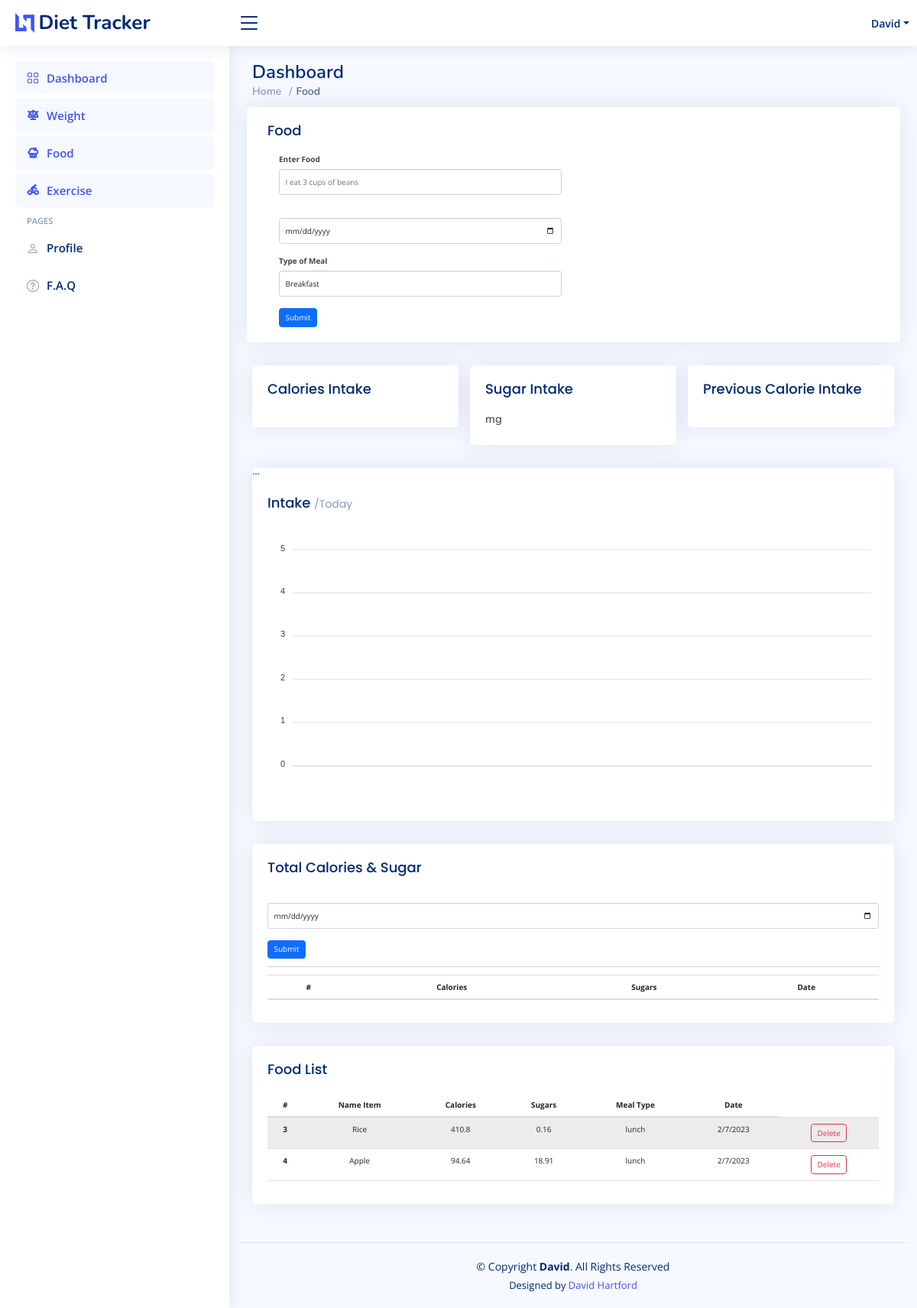
The page /food (signed in) on the database its author committed.
### main.py (models this page shows)
class Users(UserMixin, db.Model):
    __tablename__ = "users"
    id = db.Column(db.Integer, primary_key=True)
    username = db.Column(db.String, unique=True, nullable=False)
    email = db.Column(db.String, unique=True, nullable=False)
    password = db.Column(db.String, nullable=False)
    s_weight = db.Column(db.Float, nullable=False)
    height = db.Column(db.Integer, nullable=False)
    age = db.Column(db.Integer, nullable=False)
    gender = db.Column(db.String, nullable=False)
    weights = db.relationship("Weight", backref="users")

class Food(db.Model):
    __tablename__ = "food"
    id = db.Column(db.Integer, primary_key=True)
    item = db.Column(db.String(250), nullable=False)
    date = db.Column(db.String(250), nullable=False)
    sugar = db.Column(db.Integer, nullable=False, default=0)
    calories = db.Column(db.Integer, nullable=False, default=0)
    meal = db.Column(db.String(250), nullable=False)
    food_id = db.Column(db.Integer, db.ForeignKey("users.id"), nullable=False)

### main.py (the view, shortened to what this page needs)
@app.route('/food', methods=["GET", "POST"])
def food():
    form = FoodForm()
    intake_form = DateForm()
    user = Users.query.filter_by(id=current_user.id).first()
    if intake_form.submit1.data and intake_form.validate():
        get_calories()
    db_food = Food.query.filter_by(food_id=current_user.id).order_by(asc(Food.date)).all()
    db_intake = Intake.query.filter_by(users_id=current_user.id).order_by(asc(Intake.date)).all()
    all_calories = get_all_total_calories()
    all_sugar = get_all_total_sugar()
    all_dates = get_all_weight_dates(Intake)
    return render_template("food.html", form=form, intake_form=intake_form, current_user=current_user, db_food=db_food,
                           db_intake=db_intake, all_calories=all_calories, all_sugar=all_sugar, all_dates=all_dates)

### forms.py
class FoodForm(FlaskForm):
    food = StringField("Enter Food", validators=[DataRequired()], render_kw={"placeholder": "I eat 3 cups of beans"})
    date = DateField(' ', format='%Y-%m-%d', render_kw={"placeholder": date})
    meal = SelectField("Type of Meal", choices=["Breakfast", "Lunch", "Dinner", "Snack"], coerce=str,
                       option_widget=None, validate_choice=True)
    submit = SubmitField('Submit')

class DateForm(FlaskForm):
    date = DateField(' ', format='%Y-%m-%d', render_kw={"placeholder": date})
    submit1 = SubmitField('Submit')

### main.py (called while the page is built)
@login_manager.user_loader
def load_user(user_id):
    return Users.query.get(int(user_id))

def get_all_weight_dates(table):
    db_weight = table.query.filter_by(users_id=current_user.id).order_by(asc(table.date)).all()
    date_weights = []
    for i in db_weight:
        date_weights.append(i.date)
    return date_weights

def get_all_total_calories():
    db_intake = Intake.query.filter_by(users_id=current_user.id).order_by(asc(Intake.date)).all()
    all_calories = []
    for i in db_intake:
        all_calories.append(i.total_calories)
    return all_calories

def get_all_total_sugar():
    db_intake = Intake.query.filter_by(users_id=current_user.id).order_by(asc(Intake.date)).all()
    all_sugar = []
    for i in db_intake:
        all_sugar.append(i.total_sugar)
    return all_sugar

### templates/food.html (shortened to what this page needs)
{% extends 'bootstrap/base.html' %}
{% import "bootstrap/wtf.html" as wtf %}
{% block content %}
{% include "header.html" %}
<main id="main" class="main">
    <div class="pagetitle">
        <h1>Dashboard</h1>
        <nav>
            <ol class="breadcrumb">
                <li class="breadcrumb-item"><a href="{{url_for('home')}}">Home</a></li>
                <li class="breadcrumb-item active">Food</li>
            </ol>
        </nav>
    </div>
    <div class="col-xl-12">
        <div class="row justify-content-center">
            <div class="card">
                <div class="card-body">
                    <h5 class="card-title">Food</h5>
                    <div class="col-lg-6">
                    {{ wtf.quick_form(form, novalidate=True, button_map={"submit": "primary"}) }}
                    </div>
                </div>
            </div>
        </div>
    </div>
    <div class="col-xl-12">
        <div class="row justify-content-center">
            <div class="col-lg-4 col-md-4">
                <div class="card">
                    <div class="card-body">
                      <h5 class="card-title">Calories Intake</h5>
                    </div>
                </div>
            </div>
            <div class="col-lg-4 col-md-4">
            <div class="card">
                    <div class="card-body">
                        <h5 class="card-title">Sugar Intake</h5>
                        <h4>{{ all_sugar[-1] }} <span>mg</span> </h4>
                    </div>
                  </div>
            </div>
            <div class="col-lg-4 col-md-4">
                <div class="card">
                    <div class="card-body">
                      <h5 class="card-title">Previous Calorie Intake</h5>
                    </div>
                  </div>
            </div>
        </div>
    </div>
    <div class="row justify-content-center">
        <div class="col-xl-12">
            <div class="card">
                <div class="filter">
                                <a class="icon" href="#" data-bs-toggle="dropdown"><i class="bi bi-three-dots"></i></a>
                            </div>
                <div class="card-body">
                    <h5 class="card-title">Intake <span>/Today</span></h5>
                    <div id="intake_reportsChart" style="min-height: 365px;">
                    </div>
                </div>
            </div>
        </div>
    </div>
    <div class="card">
            <div class="card-body">
              <h5 class="card-title">Total Calories & Sugar</h5>
              <table class="table table-striped">
                {{ wtf.quick_form(intake_form, novalidate=True, button_map={"submit1": "primary"}) }}
                <hr>
                <thead>
                  <tr>
                    <th scope="col">#</th>
                    <th scope="col">Calories</th>
                    <th scope="col">Sugars</th>
                    <th scope="col">Date</th>
                  </tr>
                </thead>
              </table>
            </div>
          </div>
    <div class="card">
            <div class="card-body">
              <h5 class="card-title">Food List</h5>
              <table class="table table-striped">
                <thead>
                  <tr>
                    <th scope="col">#</th>
                    <th scope="col">Name Item</th>
                    <th scope="col">Calories</th>
                    <th scope="col">Sugars</th>
                    <th scope="col">Meal Type</th>
                    <th scope="col">Date</th>
                  </tr>
                </thead>
                <tbody>
                  {% for food in db_food %}
                      <tr>
                          <th scope="row">{{ food.id}}</th>
                          <td>{{ food.item }}</td>
                          <td>{{ food.calories }}</td>
                          <td>{{ food.sugar }}</td>
                          <td>{{ food.meal }}</td>
                          <td>{{ food.date }}</td>
                          <td><a href="/delete_food/{{ food.id }}" class="btn btn-outline-danger btm-sm">Delete</a></td>
                      </tr>
                    {% endfor %}
                </tbody>
              </table>
            </div>
          </div>
</main>
{% include "footer.html" %}
{% endblock %}

### templates/header.html (shortened to what this page needs)
<!DOCTYPE html>
<html lang="en">
{% import "bootstrap/wtf.html" as wtf %}
<head>
  <link href="static/vendor/bootstrap/css/bootstrap.min.css" rel="stylesheet">
  <link href="static/vendor/bootstrap-icons/bootstrap-icons.css" rel="stylesheet">
  <link href="static/vendor/boxicons/css/boxicons.min.css" rel="stylesheet">
  <link href="static/vendor/quill/quill.snow.css" rel="stylesheet">
  <link href="static/vendor/quill/quill.bubble.css" rel="stylesheet">
  <link href="static/vendor/remixicon/remixicon.css" rel="stylesheet">
  <link href="static/vendor/simple-datatables/style.css" rel="stylesheet">
  <link href="static/css/style.css" rel="stylesheet">
</head>
<header id="header" class="header fixed-top d-flex align-items-center">
    <div class="d-flex align-items-center justify-content-between">
        <a href="{{url_for('home')}}" class="logo d-flex align-items-center">
            <img src="static/img/logo.png" alt="">
            <span class="d-none d-lg-block">Diet Tracker</span>
        </a>
        <i class="bi bi-list toggle-sidebar-btn"></i>
    </div>
    <nav class="header-nav ms-auto">
        <ul class="d-flex align-items-center">
            {% if current_user.is_authenticated: %}
            <li class="nav-item dropdown pe-3">
                <a class="nav-link nav-profile d-flex align-items-center pe-0" href="#" data-bs-toggle="dropdown">
                    <span class="d-none d-md-block dropdown-toggle ps-2">{{ current_user.username.title() }}</span>
                </a>
            </li>
            {% else: %}
            <li class="nav-item dropdown pe-3">
                <a class="nav-link nav-profile d-flex align-items-center pe-0"  data-bs-toggle="dropdown">
                    <img src="static/img/profile-img.jpg" alt="Profile" class="rounded-circle">
                    <span class="d-none d-md-block ps-2">Welcome</span>
                </a>
            {% endif %}
        </ul>
    </nav>
</header>
<aside id="sidebar" class="sidebar">
    <ul class="sidebar-nav" id="sidebar-nav">
        {% if current_user.is_authenticated: %}
        <li class="nav-item">
            <a class="nav-link " href="{{url_for('home')}}">
                <i class="bi bi-grid"></i>
                <span>Dashboard</span>
            </a>
        </li>
        <li class="nav-item">
            <a class="nav-link" href="{{url_for('weight')}}">
                <i class="ri-scales-3-line"></i><span>Weight</span>
            </a>
        </li>
        <li class="nav-item">
            <a class="nav-link" href="{{url_for('food')}}">
                <i class="ri-cake-3-line"></i><span>Food</span>
            </a>
        </li>
        <li class="nav-item">
            <a class="nav-link" href="{{url_for('exercise')}}">
                <i class="ri-riding-line"></i><span>Exercise</span>
            </a>
        </li>
        <li class="nav-heading">Pages</li>
        <li class="nav-item">
            <a class="nav-link collapsed" href="#">
                <i class="bi bi-person"></i>
                <span>Profile</span>
            </a>
        </li>
        <li class="nav-item">
            <a class="nav-link collapsed" href="#">
                <i class="bi bi-question-circle"></i>
                <span>F.A.Q</span>
            </a>
        </li>
        {% endif %}
    </ul>
</aside>

### static/css/style.css (style rules this page uses)
:root { scroll-behavior: smooth; }
body { font-family: "Open Sans", sans-serif; background: #f6f9ff; color: #444444; }
a { color: #4154f1; text-decoration: none; }
h1, h2, h3, h4, h5, h6 { font-family: "Nunito", sans-serif; }
tr { text-align: center; }
#main { margin-top: 60px; padding: 20px 30px; transition: all 0.3s; }
.pagetitle { margin-bottom: 10px; }
.pagetitle h1 { font-size: 24px; margin-bottom: 0; font-weight: 600; color: #012970; }
.card { margin-bottom: 30px; border: none; border-radius: 5px; box-shadow: 0px 0 30px rgba(1, 41, 112, 0.1); }
.card-title { padding: 20px 0 15px 0; font-size: 18px; font-weight: 500; color: #012970; font-family: "Poppins", sans-serif; }
.card-title span { color: #899bbd; font-size: 14px; font-weight: 400; }
.card-body { padding: 0 20px 20px 20px; }
.breadcrumb { font-size: 14px; font-family: "Nunito", sans-serif; color: #899bbd; font-weight: 600; }
.breadcrumb a { color: #899bbd; transition: 0.3s; }
.breadcrumb .breadcrumb-item::before { color: #899bbd; }
.breadcrumb .active { color: #51678f; font-weight: 600; }
.logo { line-height: 1; }
@media (min-width: 1200px) { .logo { width: 280px; } }
.logo img { max-height: 26px; margin-right: 6px; }
.logo span { font-size: 26px; font-weight: 700; color: #012970; font-family: "Nunito", sans-serif; }
.header { transition: all 0.5s; z-index: 997; height: 60px; box-shadow: 0px 2px 20px rgba(1, 41, 112, 0.1); background-color: #fff; padding-left: 20px; }
.header .toggle-sidebar-btn { font-size: 32px; padding-left: 10px; cursor: pointer; color: #012970; }
.header-nav ul { list-style: none; }
.header-nav>ul { margin: 0; padding: 0; }
.header-nav .nav-profile { color: #012970; }
.header-nav .nav-profile span { font-size: 14px; font-weight: 600; }
.sidebar { position: fixed; top: 60px; left: 0; bottom: 0; width: 300px; z-index: 996; transition: all 0.3s; padding: 20px; overflow-y: auto; scrollbar-width: thin; scrollbar-color: #aab7cf transparent; box-shadow: 0px 0px 20px rgba(1, 41, 112, 0.1); background-color: #fff; }
@media (min-width: 1200px) { #main, #footer { margin-left: 300px; } }
.sidebar-nav { padding: 0; margin: 0; list-style: none; }
.sidebar-nav li { padding: 0; margin: 0; list-style: none; }
.sidebar-nav .nav-item { margin-bottom: 5px; }
.sidebar-nav .nav-heading { font-size: 11px; text-transform: uppercase; color: #899bbd; font-weight: 600; margin: 10px 0 5px 15px; }
.sidebar-nav .nav-link { display: flex; align-items: center; font-size: 15px; font-weight: 600; color: #4154f1; transition: 0.3; background: #f6f9ff; padding: 10px 15px; border-radius: 4px; }
.sidebar-nav .nav-link i { font-size: 16px; margin-right: 10px; color: #4154f1; }
.sidebar-nav .nav-link.collapsed { color: #012970; background: #fff; }
.sidebar-nav .nav-link.collapsed i { color: #899bbd; }

### rows shown on the page
Users: username "David"
Food: id "3", item "Rice", calories "410.8", sugar "0.16", meal "lunch", date "2/7/2023"
Food: id "4", item "Apple", calories "94.64", sugar "18.91", meal "lunch", date "2/7/2023"
